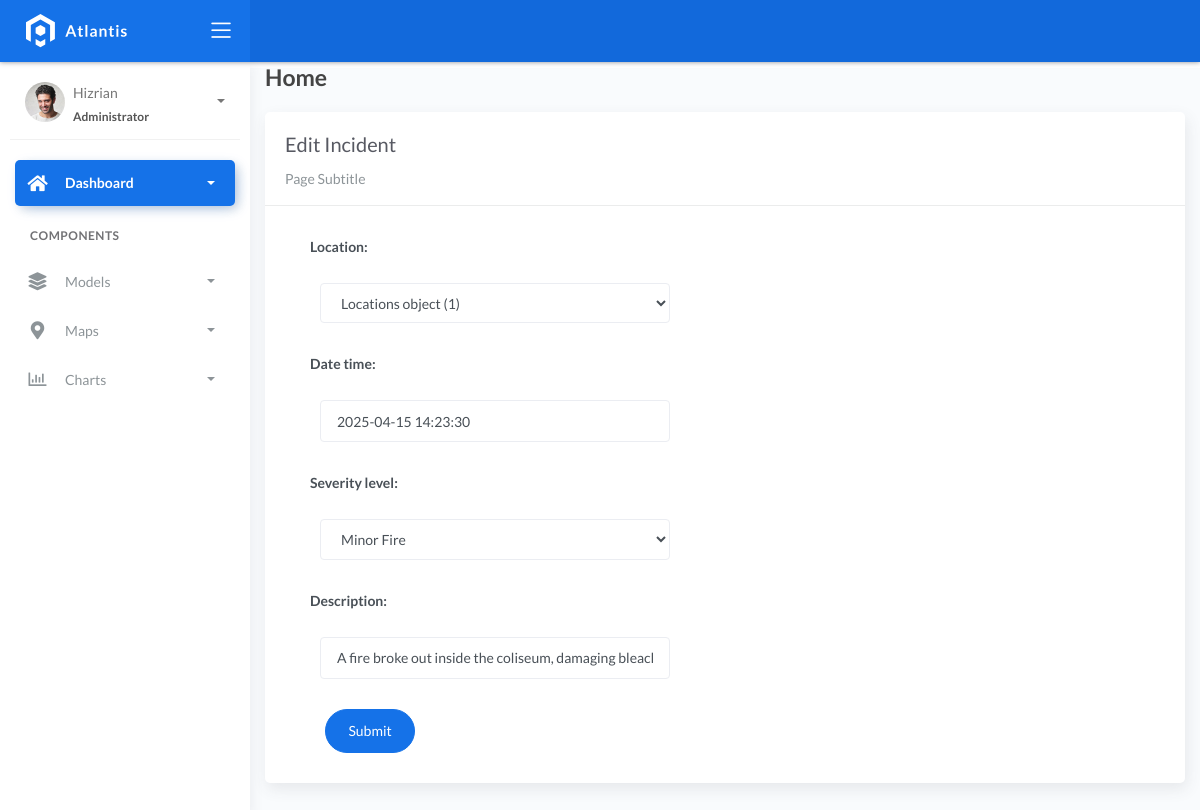
Before: /incidents/update/1/ with the older database file.
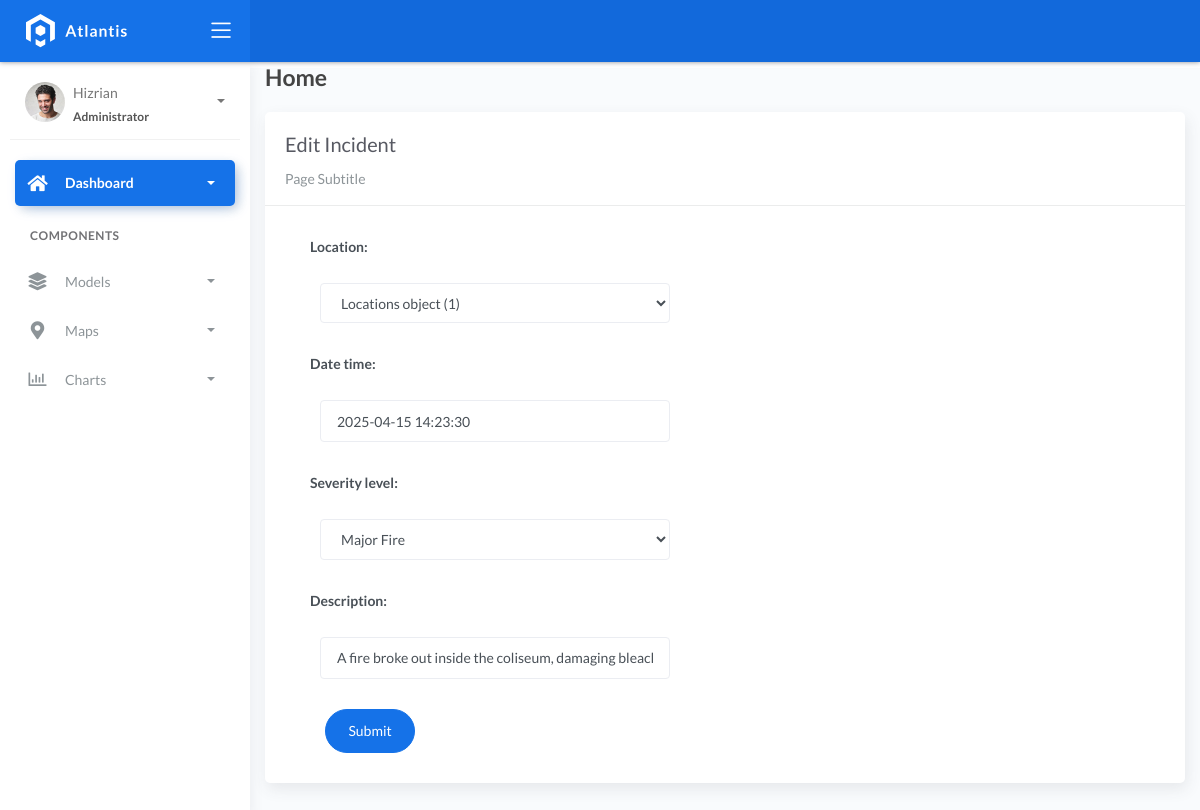
After: the same page with the newer database file.
### fire/models.py (models this page shows)
class BaseModel(models.Model):
    created_at = models.DateTimeField(auto_now_add=True, db_index=True)
    updated_at = models.DateTimeField(auto_now=True)
    class Meta:
        abstract = True

class Incident(BaseModel):
    SEVERITY_CHOICES = (
        ('Minor Fire', 'Minor Fire'),
        ('Moderate Fire', 'Moderate Fire'),
        ('Major Fire', 'Major Fire'),
    )
    location = models.ForeignKey(Locations, on_delete=models.CASCADE)
    date_time = models.DateTimeField(blank=True, null=True)
    severity_level = models.CharField(max_length=45, choices=SEVERITY_CHOICES)
    description = models.CharField(max_length=250)

### fire/views.py (the view, shortened to what this page needs)
# urls.py: path('incidents/update/<pk>/', views.IncidentUpdateView.as_view(), name='incidents_update'),
class IncidentUpdateView(UpdateView):
    model = Incident
    form_class = IncidentForm
    template_name = "incidents/update.html"
    success_url = reverse_lazy('incidents_list')

### fire/forms.py
class IncidentForm(ModelForm):
    class Meta:
        model = Incident
        fields = "__all__"

### templates/incidents/update.html (shortened to what this page needs)
{% extends 'base.html' %} {% load static %} {% block content %}
<div class="content">
    <div class="container-fluid">
        <h4 class="page-title">Home</h4>
        <div class="row">
            <div class="col-md-12">
                <div class="card">
                    <div class="card-header">
                        <div class="card-title">Edit Incident</div>
                        <div class="card-category">Page Subtitle</div>
                    </div>
                    <div class="col-md-6">
                        <div class="card-body">
                            <form class="" action="" method="post" novalidate>
                                {% include 'includes/form.html' %}
                                <div class="form-group">
                                    <div class="col-md-12 col-sm-3">
                                        <button type="submit" class="btn btn-primary btn-rounded">Submit</button>
                                    </div>
                                </div>
                            </form>
                        </div>
                    </div>
                </div>
            </div>
        </div>
    </div>
</div>
{% endblock %}

### templates/includes/form.html (shortened to what this page needs)
{% load widget_tweaks %}
{% for field in form %}
<div class="field item form-group">
    <label>{{ field.label_tag }}</label>
    <div class="form-group">
        {% render_field field class="form-control" %}
    </div>
</div>
{% endfor %}

Changed rows visible on the page:
changed Incident "Locations object (1)": severity_level "Minor Fire" → "Major Fire"
